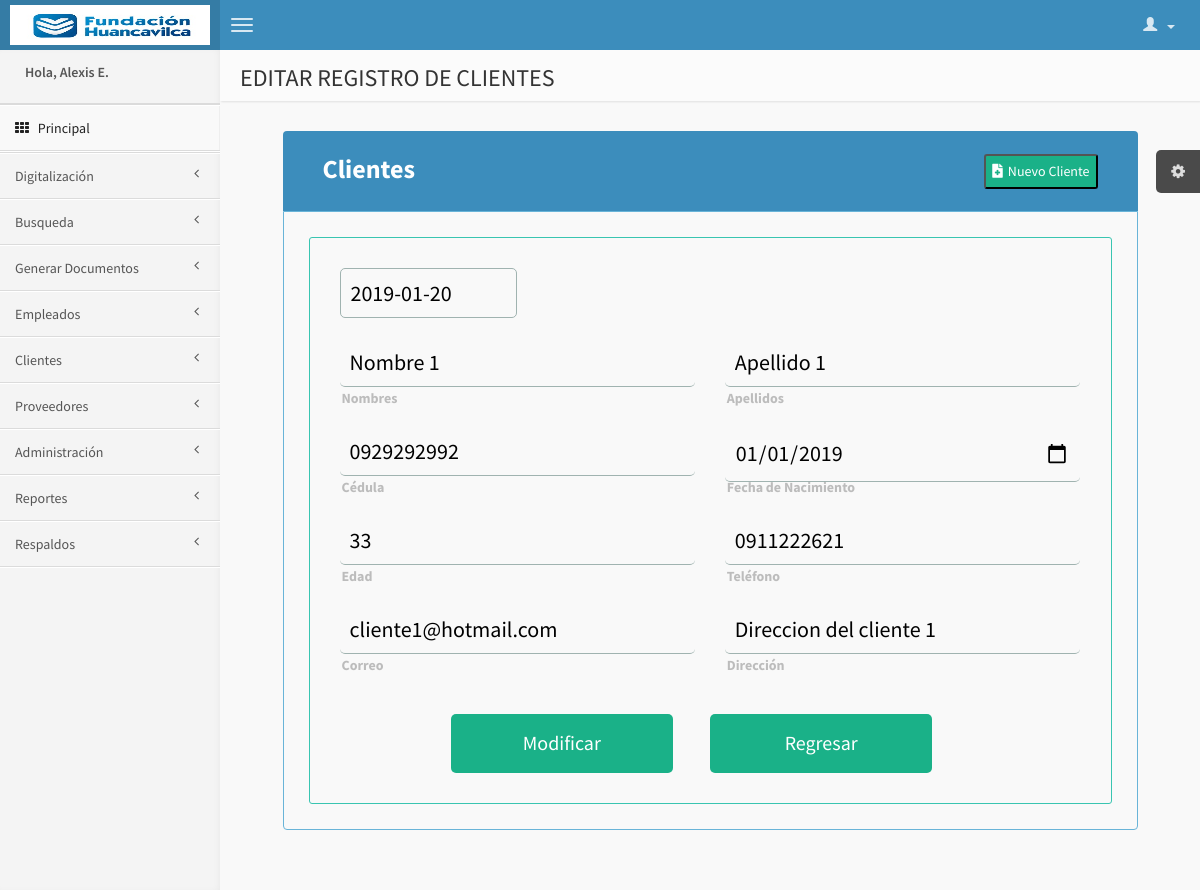
Page /editar_clientes.php?id=1 (signed in) on the committed database.
### tables this page shows
CREATE TABLE `clientes` (
  `cl_id` int(11) NOT NULL AUTO_INCREMENT,
  `cl_feching` date NOT NULL,
  `cl_nombres` varchar(250) NOT NULL,
  `cl_apellidos` varchar(250) NOT NULL,
  `cl_cedula` varchar(15) NOT NULL,
  `cl_fecha_nacimiento` date NOT NULL,
  `cl_edad` int(2) NOT NULL,
  `cl_telefono` varchar(15) NOT NULL,
  `cl_correo` varchar(100) NOT NULL,
  `cl_direccion` varchar(300) NOT NULL,
  `epl_id` int(11) NOT NULL,
  `est_id` int(11) NOT NULL,
  PRIMARY KEY (`cl_id`),
  KEY `est__id` (`est_id`),
  KEY `epl_id` (`epl_id`),
  CONSTRAINT `clientes_ibfk_1` FOREIGN KEY (`est_id`) REFERENCES `estado` (`est_id`),
  CONSTRAINT `clientes_ibfk_2` FOREIGN KEY (`epl_id`) REFERENCES `empleados` (`epl_id`)
);

### editar_clientes.php (the view, shortened to what this page needs)
<?php
include('conexion.php');
if(isset($_SESSION['ide'])){?>
<!DOCTYPE html>
<html lang="en">
<head>
    <link rel="stylesheet" href="https://cdn.rawgit.com/olton/Metro-UI-CSS/master/build/css/metro-icons.min.css">
    <link rel="stylesheet" href="https://use.fontawesome.com/releases/v5.6.3/css/all.css">
    <link href="css/estilos.css" rel="stylesheet" type="text/css" />
    <link href="css/bootstrap.min.css" rel="stylesheet" type="text/css" />
    <link href="css/font-awesome.min.css" rel="stylesheet" type="text/css" />
    <link href="css/ionicons.min.css" rel="stylesheet" type="text/css" />
    <link href="css/AdminLTE.css" rel="stylesheet" type="text/css" />
    </head>
    <body class="skin-blue">
        <?php include('solomenu.php'); ?>
         <link rel="stylesheet" href="css/jquery.dataTables.min.css">
        <div class="wrapper row-offcanvas row-offcanvas-left">
            <aside class="right-side">
                <section class="content-header">
                    <h1>
                        EDITAR REGISTRO DE CLIENTES
                    </h1>
                </section>
<?php
    $idcli=$_SESSION['modidcli'];
    $consulta="SELECT * from clientes C INNER JOIN estado ES ON C.est_id=ES.est_id WHERE C.cl_id='$idcli'";
    $ejec=mysqli_query($con,$consulta);
    $row=mysqli_fetch_array($ejec);
?>
                <section class="content">
                    <div class="grande">
                    <div class="contenedor-optitle">
                        <div class="op-left">
                            <label class="titulo-form"><span class="mif-search mif-1x fg-pink"> </span> Clientes</label>
                        </div>
                        <div class="op-right">
                            <button class="boton1234"><i class="fas fa-file-medical esp-right"></i> Nuevo Cliente</button>
                        </div>
                    </div>
                    <div id="formu" class="contenedor-formularios">
                        <div class="contenido_tab_mod" id="contenido_tab">
                                <form action="modificar_cliente.php" method="post">
                                    <div class="fila-fecha">
                                        <div class="contenedor-fecha">
                                            <input type="text" class="input-fecha" id="cajas" name="feching" value="<?php echo $row['cl_feching'];?>" onkeypress="return enable(event)" required>
                                        </div>
                                    </div><br>
                                    <div class="fila-arriba">
                                        <div class="contenedor-input">
                                            <label class="label-style active">
                                                Nombres <span class="req">*</span>
                                            </label>
                                            <input type="text" class="input-style" value="<?php echo $row['cl_nombres'];?>" id="cajas" name="nombres" required >
                                        </div>
                                        <div class="contenedor-input">
                                            <label class="label-style active">
                                                Apellidos <span class="req">*</span>
                                            </label>
                                            <input type="text" class="input-style" value="<?php echo $row['cl_apellidos'];?>" id="cajas" name="apellidos" required>
                                        </div>
                                    </div>
                                    <div class="fila-arriba">
                                        <div class="contenedor-input">
                                            <label class="label-style active">
                                                Cédula <span class="req">*</span>
                                            </label>
                                            <input type="text" class="input-style" value="<?php echo $row['cl_cedula'];?>" id="cajas" name="cedula" maxlength="10" required >
                                        </div>
                                        <div class="contenedor-input">
                                            <label class="label-style active">
                                                Fecha de Nacimiento <span class="req">*</span>
                                            </label>
                                            <input type="date" id="cajas" class="input-style" value="<?php echo $row['cl_fecha_nacimiento'];?>" name="fechnac" required >
                                        </div>
                                    </div>
                                    <div class="fila-arriba">
                                        <div class="contenedor-input">
                                            <label class="label-style active">
                                                Edad <span class="req">*</span>
                                            </label>
                                            <input type="text" id="cajas" name="edad" value="<?php echo $row['cl_edad'];?>" class="input-style" maxlength="2" required >
                                        </div>
                                        <div class="contenedor-input">
                                            <label class="label-style active">
                                                Teléfono <span class="req">*</span>
                                            </label>
                                            <input type="text" id="cajas" name="telefono" value="<?php echo $row['cl_telefono'];?>" class="input-style" maxlength="10" required >
                                        </div>
                                    </div>
                                    <div class="fila-arriba">
                                        <div class="contenedor-input">
                                            <label class="label-style active">
                                                Correo <span class="req">*</span>
                                            </label>
                                            <input type="email" class="input-style" value="<?php echo $row['cl_correo'];?>" id="cajas" name="correo" required>
                                        </div>
                                        <div class="contenedor-input">
                                            <label class="label-style active">
                                                Dirección <span class="req">*</span>
                                            </label>
                                            <input type="text" class="input-style" value="<?php echo $row['cl_direccion'];?>" id="cajas" name="direccion" required>
                                        </div>
                                    </div><br>
                                    <div class="contenedor_botones">
                                        <input type="submit" class="botones" value="Modificar">
                                        <a href="registro_clientes.php" class="botones">Regresar</a>
                                    </div>
                                </form>
                        </div>
                    </div>
                    </div>
            </div>
</body>
</html>
<?php }else{
    header("Location:login.php");
    }
?>

### css/estilos.css (style rules this page uses)
.contenedor-formularios { background: #f9f9f9; padding: 25px; max-width: 900px; margin: 40px auto; margin-top: 10px; border-radius: 4px; display: flex; flex-wrap: wrap; justify-content: center; border-top-left-radius: 0px; border-top-right-radius: 0px; border: 1px solid #69b4d8; -webkit-transition: all .5s ease; -o-transition: all .5s ease; transition: all .5s ease; }
.contenedor-optitle { background: #3c8dbc; padding: 40px; max-width: 900px; margin: 0px auto; margin-bottom: -10px; margin-top: 10px; border-radius: 4px; border-bottom-left-radius: 0px; border-bottom-right-radius: 0px; display: flex; max-height: 70px; align-items: center; }
.op-left { width: 50%; }
.op-right { width: 50%; display: flex; justify-content: right; }
.contenido_tab_mod { padding: 30px; border-radius: 3px; width: 100%; border: 1px solid #39C5B1; -webkit-transition: all .5s ease; -o-transition: all .5s ease; transition: all .5s ease; }
.grande { width: 90%; }
.label-style { margin-bottom: 200px; position: absolute; -webkit-transform: translateY(6px); -ms-transform: translateY(6px); transform: translateY(6px); left: 13px; color: rgba(128, 128, 128, 0.5); -webkit-transition: all 0.25s ease; -o-transition: all 0.25s ease; transition: all 0.25s ease; -webkit-backface-visibility: hidden; pointer-events: none; font-size: 22px; }
label.active { -webkit-transform: translateY(50px); -ms-transform: translateY(50px); transform: translateY(50px); left: 2px; font-size: 14px; }
.input-style { font-size: 22px; display: block; width: 100%; height: 100%; padding: 10px 10px; background: none; background-image: none; border: 1px solid #a0b3b0; border-top: none; border-left: none; border-right: none; color: #000; border-radius: 0; -webkit-transition: all 0.5s ease; -o-transition: all 0.5s ease; transition: all 0.5s ease; border-radius: 5px; }
.contenedor-input { position: relative; margin-bottom: 40px; }
.fila-arriba:after { content: ""; display: table; clear: both; }
.fila-arriba div { float: left; width: 48%; margin-right: 4%; }
.fila-arriba div:last-child { margin: 0; }
.fila-fecha:after { content: ""; display: table; clear: both; }
.fila-fecha div { float: left; width: 48%; margin-right: 4%; margin-bottom: 15%; }
.fila-fecha div:last-child { margin: 0; }
.contenedor-fecha { margin-bottom: 60px; }
.input-fecha { font-size: 22px; display: block; width: 50%; height: 100%; padding: 10px 10px; background: none; background-image: none; border: 1px solid #a0b3b0; color: #000; border-radius: 0; -webkit-transition: all 0.5s ease; -o-transition: all 0.5s ease; transition: all 0.5s ease; border-radius: 5px; }
.contenedor_botones { width: 100%; display: flex; flex-wrap: wrap; justify-content: space-between; justify-content: center; }
.botones { border: 0; width: 30%; outline: none; border-radius: 5px; cursor: pointer; padding: 15px 5px; font-size: 2rem; background: #1ab188; color: #fff; margin-right: 5%; text-align: center; -webkit-transition: all .5s ease; -o-transition: all .5s ease; transition: all .5s ease; -webkit-appearance: none; }
.titulo-form { font-size: 26px; color: white; }
.boton1234 { border-radius: 3px; background: #1ab188; color: #fff; width: auto; height: 35px; display: flex; align-items: center; }
.esp-right { margin-right: 5px; }

### rows in the picture
clientes: feching "2019-01-20", nombres "Nombre 1", apellidos "Apellido 1", cedula "0929292992", fechnac "01/01/2019", edad "33", telefono "0911222621", correo "cliente1@hotmail.com", direccion "Direccion del cliente 1"

### other values in the picture
$eplnom "Alexis E."
